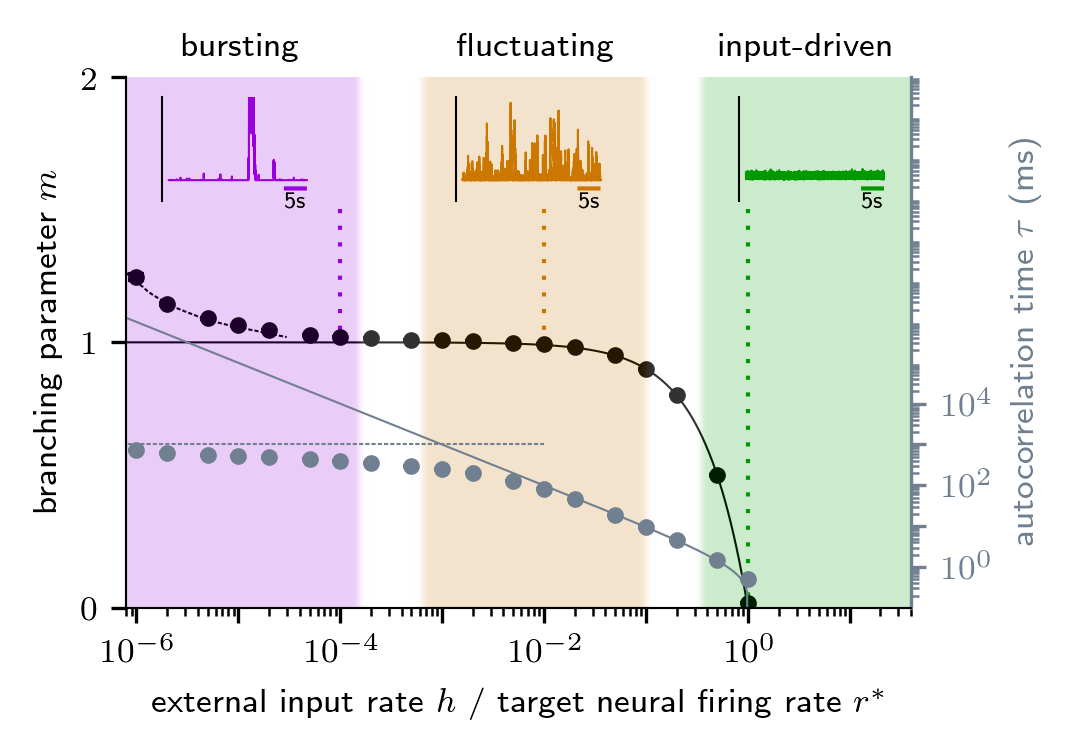

The Python source for this figure:
#!/usr/bin/python

import numpy
import matplotlib
import matplotlib.pyplot as plt
import matplotlib.collections as collections
import matplotlib.ticker as ticker

#
#set term epslatex size 8.6cm,6cm standalone color solid 8 
#set output "fig_sketch_theory.tex"


#tau_x, tau_val, tau_err = numpy.loadtxt("../data/result_avg_tau_BN_MF_T1e7.dat",usecols=(0,1,2), unpack=True)
#tau_x/=1e-3
#m_x, m_val, m_err = numpy.loadtxt("../data/result_avg_dynamic-state_BN_MF_T1.00e+07.dat",usecols=(0,1,2), unpack=True)
#m_x/=1e-3

tau_x, tau_val, tau_err = numpy.loadtxt("../../../paper/2018_homplast_dynamic-states/data/result_avg_tau_BN_ER_p1e-1_T1e7.dat",usecols=(0,1,2), unpack=True)
tau_x/=1e-3
m_x, m_val, m_err = numpy.loadtxt("../../../paper/2018_homplast_dynamic-states/data/result_avg_dynamic-state_BN_ER_p1e-1_T1e7.dat",usecols=(0,1,2), unpack=True)
m_x/=1e-3

#tau_x, tau_val, tau_err = numpy.loadtxt("../data/result_avg_tau_BP_T1e7.dat",usecols=(0,1,2), unpack=True)
#tau_x/=10
#m_x, m_val, m_err = numpy.loadtxt("../data/result_avg_dynamic-state_BP_T1.00e+07.dat",usecols=(0,1,2), unpack=True)
#m_x/=10

x=numpy.logspace(-7,0,1000)

mean_field=(1-x)
mean_field[mean_field<0]=0
#non_equil=numpy.loadtxt('../data/calculations/result_numeric_evaluation_avg-m_BN_A1.00e+01_tau1.00e+03.dat', usecols=(0,1), unpack=True)
non_equil=numpy.loadtxt('../../../paper/2018_homplast_dynamic-states/data/calculations/result_numeric_evaluation_avg-m_BN_A1.00e+01_tau1.00e+04.dat', usecols=(0,1), unpack=True)
non_equil[0]/=10
mask_non_equil=non_equil[0]<3e-5

plt.style.use('./prx.mplstyle')
fig=plt.figure()
ax1=fig.add_subplot(111)
ax1.spines['top'].set_visible(False)
ax1.spines['right'].set_visible(False)
#different regimes
ax2=ax1.twiny()
ax2.spines['top'].set_visible(False)
ax2.spines['bottom'].set_visible(False)
ax2.spines['left'].set_visible(False)
ax2.spines['right'].set_visible(False)
ax2.set_xticks([])
color_map = numpy.ones((100,100,3),dtype=numpy.uint8)*255
for ix in range(color_map.shape[1]):
    if ix < 30:
        color_map[:,ix,0]=153.
        color_map[:,ix,1]=0.
        color_map[:,ix,2]=221.
    if 37 <ix < 66:
        color_map[:,ix,0]=204
        color_map[:,ix,1]=119
        color_map[:,ix,2]=0  
    if 72< ix :
        color_map[:,ix,0]=0
        color_map[:,ix,1]=153
        color_map[:,ix,2]=0
    #multiply Gaussian filters

ax2.imshow(color_map,extent=(-1,2,0,2),origin='lower',alpha=0.2, interpolation='gaussian')


# first plot at index 
ax1.plot(x,mean_field,'black',linewidth=0.5)
ax1.plot(non_equil[0][mask_non_equil],non_equil[1][mask_non_equil], 'black',linewidth=0.5, ls='dashed', dashes=(2,1))
ax1.errorbar(m_x, m_val, yerr=m_err, color='black', fmt='o', markersize=3, capsize=2)
ax1.set_ylim([0,2])
ax1.set_xscale('log')
ax1.set_xlabel(r'external input rate $h$ / target neural firing rate $r^\ast$')
#ax1.set_ylabel(r'branching parameter $m$')
ax1.set_ylabel(r'branching parameter $m$')
ax1.set_yticks([0,1,2])
#ax1.xaxis.set_ticks_position('bottom')
#ax1.yaxis.set_ticks_position('left')

ax3=ax1.twinx()
ax3.spines['top'].set_visible(False)
ax3.spines['bottom'].set_linewidth(0.5)

color_tau='#708090'
tau=1/(-numpy.log(1-x))
#tau[x<1e-5]='Nan'
#tau[tau<0.5]=0.5
#tau[x>1]=0.5
tauprime=numpy.ones(len(x))*1e3/1e-3/1e4/0.1
ax3.plot(x,tau,color_tau,linewidth=0.5, alpha=1)
ax3.plot(x[x<1e-2],tauprime[x<1e-2],color_tau,linewidth=0.5,ls='dashed', alpha=1, dashes=(2,1))
ax3.errorbar(tau_x, tau_val, yerr=tau_err, color=color_tau, fmt='o',markersize=3, mec=color_tau, capsize=2)
ax3.set_ylim([1e-1,1e12])
ax3.set_yscale('log')

ax3.yaxis.set_ticks_position('right')
ax3.set_ylabel(r'autocorrelation time $\tau$ (ms)')
#ax3.minorticks_off()
ax3.spines['right'].set_color(color_tau)
ax3.yaxis.label.set_color(color_tau)
ax3.tick_params(axis='y', which='both', colors=color_tau)

color=['#9900DD','#CC7700','#009900']


ax1.spines['left'].set_linewidth(0.5)
ax1.spines['bottom'].set_linewidth(0.5)
ax2.spines['left'].set_linewidth(0.5)
ax2.spines['bottom'].set_linewidth(0.5)
ax3.spines['left'].set_linewidth(0.5)
ax3.spines['bottom'].set_linewidth(0.5)
ax3.yaxis.set_major_locator(matplotlib.ticker.LogLocator(base=10.0, subs=(1.0,), numticks=100) )
ax3.yaxis.set_minor_locator(ticker.LogLocator(base=10., subs=numpy.arange(2,10)*.1, numticks=100))
ax3.yaxis.set_minor_formatter(matplotlib.ticker.NullFormatter())
ax3.set_yticks([1e0,1e1,1e2,1e3,1e4])
plt.setp(ax3.get_yticklabels()[1::2], visible=False)
ax1.set_xlim([8e-7,40])
ax1.xaxis.set_major_locator(matplotlib.ticker.LogLocator(base=10.0, subs=(1.0,), numticks=100) )
ax1.xaxis.set_minor_locator(ticker.LogLocator(base=10., subs=numpy.arange(2,10)*.1, numticks=100))
ax1.xaxis.set_minor_formatter(matplotlib.ticker.NullFormatter())
plt.setp(ax1.get_xticklabels()[1::2], visible=False)

#additional labels
plt.figtext(0.18,0.91,'bursting')
plt.figtext(0.45,0.91,'fluctuating')
plt.figtext(0.71,0.91,'input-driven')

#insets
x =[0.16,0.45,0.73]
hx=[1e-5,1e-2,5e0]
for i,h in enumerate([1e-7,1e-5,1e-3]):
    data=numpy.loadtxt("../../../paper/2018_homplast_dynamic-states/data/processed/BN_driven_homeostatic_ER_N010000_p1.00e-01_h%.2e_i0_T1.00e+07_seed1000_time_series_cut-5e6+30000.dat"%h, usecols=(0,),unpack=True)
    time=numpy.arange(len(data))/1000.
    inset1=plt.axes([x[i],0.70,0.15,0.15])
    inset1.plot(time,data,color[i],lw=0.5)
    inset1.plot(numpy.arange(25,30,1e-3), numpy.ones(int(5./1e-3))*(-20), color=color[i], linestyle='-', lw=1.0, solid_capstyle='butt')
    inset1.text(25,-70.,'5s',size='x-small')
    inset1.set_ylim([-50,200])
    inset1.spines['bottom'].set_visible(False)
    inset1.spines['right'].set_visible(False)
    inset1.spines['top'].set_visible(False)
    inset1.spines['left'].set_linewidth(0.5)
    plt.setp(inset1,xticks=[], yticks=[])
    index=numpy.where(m_x==h/1e-3)
    ax1.plot([m_x[index],m_x[index]],[1.5,m_val[index]], 'k-', ls='dashed', lw=1.0, dashes=(1,3), color=color[i])

#plt.show()
plt.savefig("fig_sketch_theory.png", transparent=True, dpi=300)
